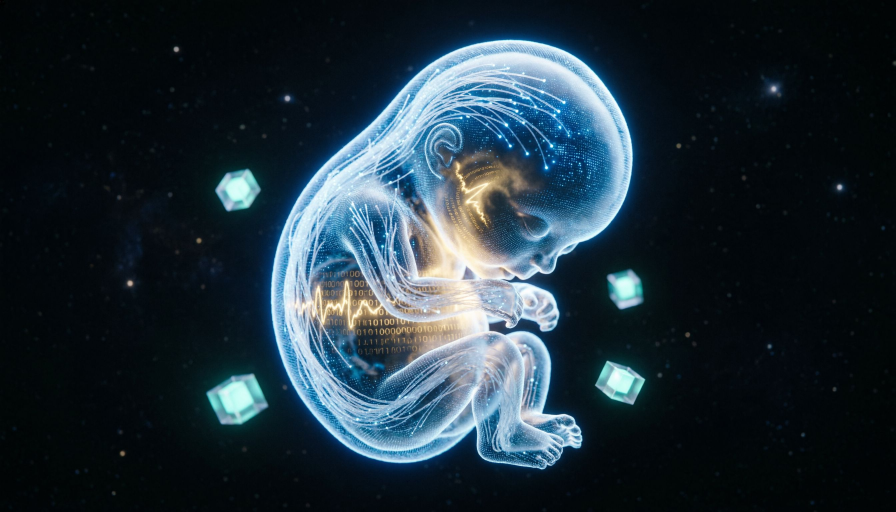
#> input picture Business plan/17917044595435.jpg, 2688 x 1536 px, found by its file name (shown at 1/3 size)
$ python process_cover.py
#> lines starting #> are read from the running program, lines starting #| are printed output that depends on the picture; after the words box and inside, x2 and y2 are one past the last pixel; in counts of white or black regions, pixels touching at a corner belong together
# -*- coding: utf-8 -*-
"""Обложка: эмбрион пользователя на синем DEEP-фоне; плод справа, слева место под текст."""
import numpy as np
from PIL import Image, ImageFilter

SRC = r"C:\Users\User\Documents\Freelance\Business plan\17917044595435.jpg"
OUT = r"C:\Users\User\Documents\Freelance\Business plan\Готовые документы\assets\cover_user_embryo.png"

W, H = 1920, 1080

# --- 1. исходник → синий фон ---
im = Image.open(SRC).convert("RGB")
#> im is the input picture: PIL image 2688x1536 RGB; mean R, G, B 33.9, 49.1, 58.7
# лёгкий кроп, чтобы убрать пустые поля, плод в центре
w, h = im.size
#> w = 2688; h = 1536
pad_x, pad_y = int(w * 0.06), int(h * 0.04)
#> pad_x = 161; pad_y = 61
im = im.crop((pad_x, pad_y, w - pad_x, h - pad_y))
#> im: PIL image 2366x1414 RGB
arr = np.asarray(im).astype(np.float32) / 255.0
lum = arr.max(axis=-1)

# DEEP-градиент для «чёрного»
ch, cw = lum.shape
#> ch = 1414; cw = 2366
yy, xx = np.mgrid[0:ch, 0:cw]
v = yy / max(ch - 1, 1)
top_c = np.array([0x0C / 255, 0x38 / 255, 0x5C / 255], dtype=np.float32)
bot_c = np.array([0x06 / 255, 0x1C / 255, 0x32 / 255], dtype=np.float32)
bg_src = top_c[None, None, :] * (1 - v[..., None]) + bot_c[None, None, :] * v[..., None]

t = np.clip((lum - 0.06) / (0.22 - 0.06), 0, 1)
t = t * t * (3 - 2 * t)
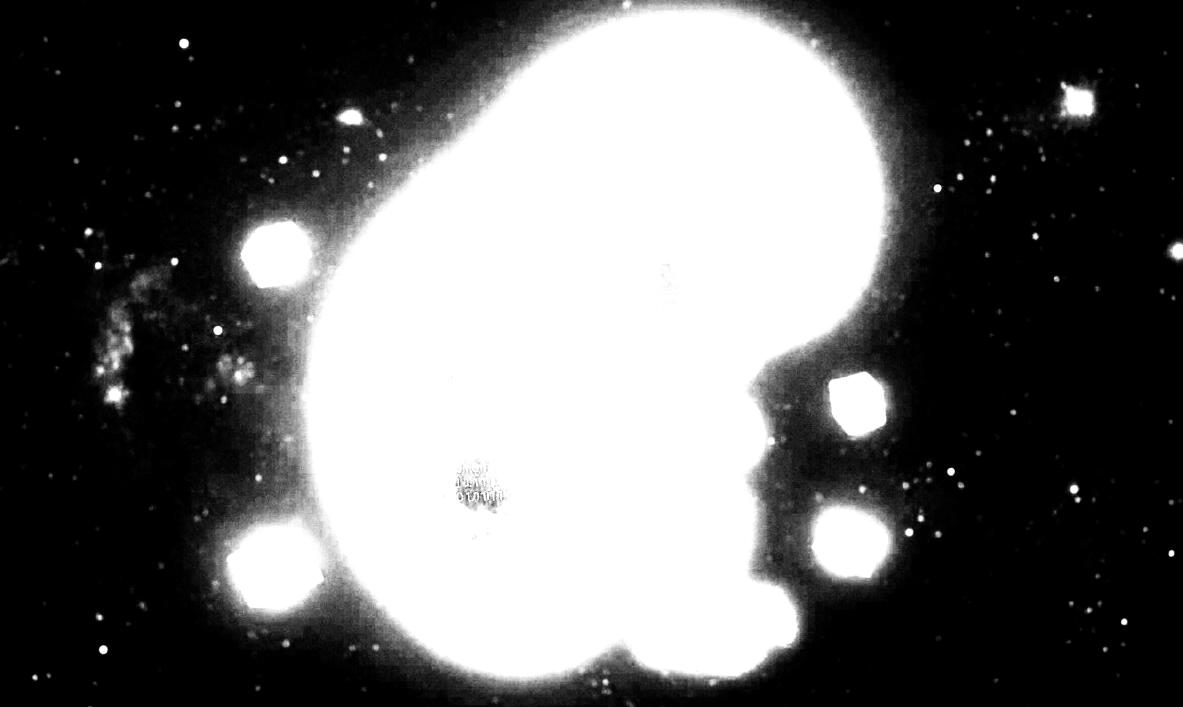
#> t: shape (1414, 2366) float32 (shown at 1/2 size); min 0, max 1, mean 0.412
star = np.clip((lum - 0.15) / 0.35, 0, 1) * (1 - t)
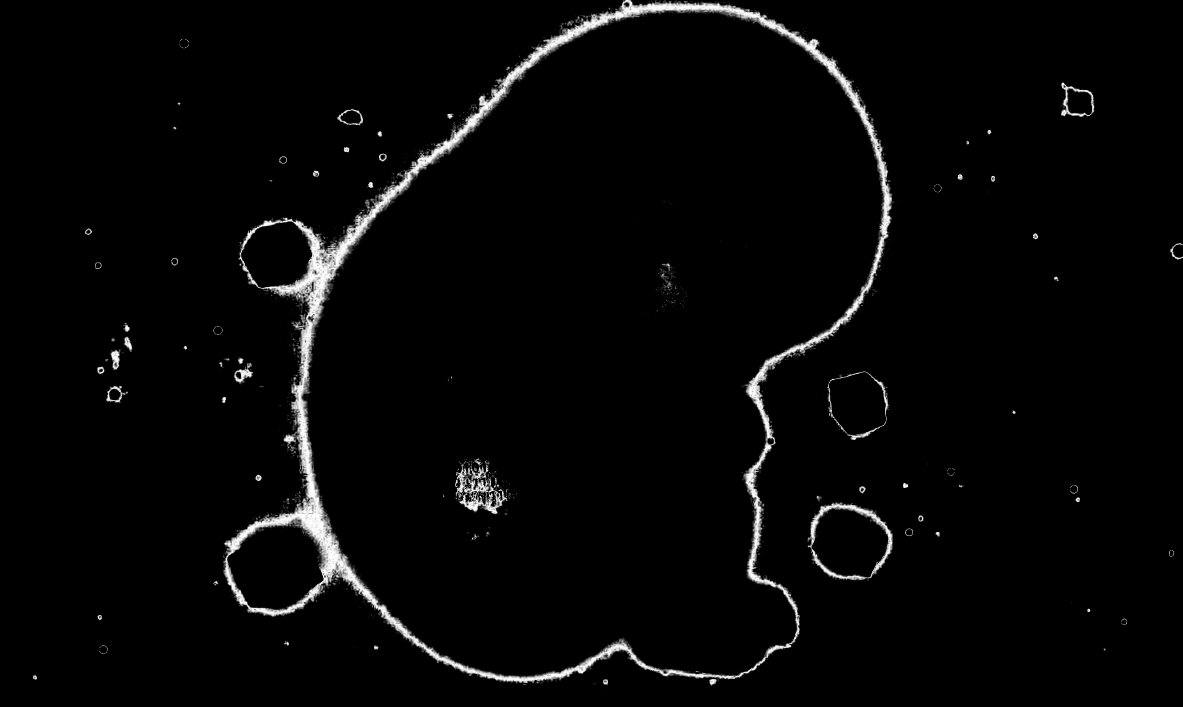
#> star: shape (1414, 2366) float32 (shown at 1/2 size); min 0, max 0.0137, mean 0.000351; drawn with min black and max white
t_out = np.clip(t + star * 0.55, 0, 1)
src_blue = bg_src * (1 - t_out[..., None]) + arr * t_out[..., None]
src_blue = np.clip(src_blue * 1.05, 0, 1)
src_img = Image.fromarray((src_blue * 255).astype(np.uint8))

# --- 2. холст 16:9: DEEP + плод справа ---
canvas = np.zeros((H, W, 3), dtype=np.float32)
yy, xx = np.mgrid[0:H, 0:W]
u, v = xx / W, yy / H
top_c = np.array([0x0C / 255, 0x38 / 255, 0x5C / 255], dtype=np.float32)
bot_c = np.array([0x06 / 255, 0x1C / 255, 0x32 / 255], dtype=np.float32)
canvas[:] = top_c[None, None, :] * (1 - v[..., None]) + bot_c[None, None, :] * v[..., None]
# мягкое свечение справа
d = np.sqrt(((u - 0.72) ** 2) + ((v - 0.42) ** 2)) / 0.40
glow = np.clip(1 - d, 0, 1) ** 2 * 0.40
canvas = canvas * (1 - glow[..., None]) + np.array([0.22, 0.45, 0.75], dtype=np.float32)[None, None, :] * glow[..., None]
# затемнение слева
shade = np.clip(1.0 - u / 0.50, 0, 1) ** 1.25 * 0.48
canvas = canvas * (1 - shade[..., None])

# плод: масштаб ~58% ширины кадра, правая часть, без шва у правого края
target_w = int(W * 0.58)
sw, sh = src_img.size
#> sw = 2366; sh = 1414
target_h = int(target_w * sh / sw)
#> target_h = 665
if target_h > int(H * 0.95):
    target_h = int(H * 0.95)
    target_w = int(target_h * sw / sh)
src_r = src_img.resize((target_w, target_h), Image.LANCZOS)
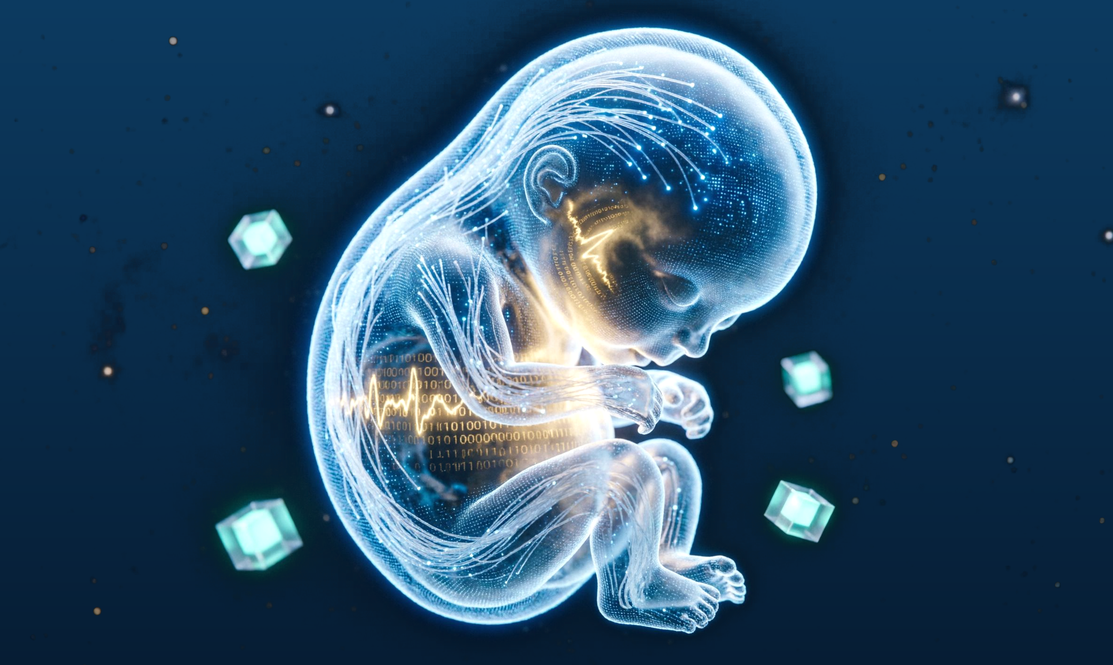
#> src_r: PIL image 1113x665 RGB; mean R, G, B 46.2, 80.4, 106.9

# мягкая маска краёв (фейд слева/сверху/снизу; справа — без шва)
mask = np.ones((target_h, target_w), dtype=np.float32)
fade_l = int(target_w * 0.28)
fade_t = int(target_h * 0.12)
#> fade_t = 79
fade_b = int(target_h * 0.12)
#> fade_b = 79
for i in range(fade_l):
    mask[:, i] *= i / max(fade_l, 1)
for j in range(fade_t):
    mask[j, :] *= j / max(fade_t, 1)
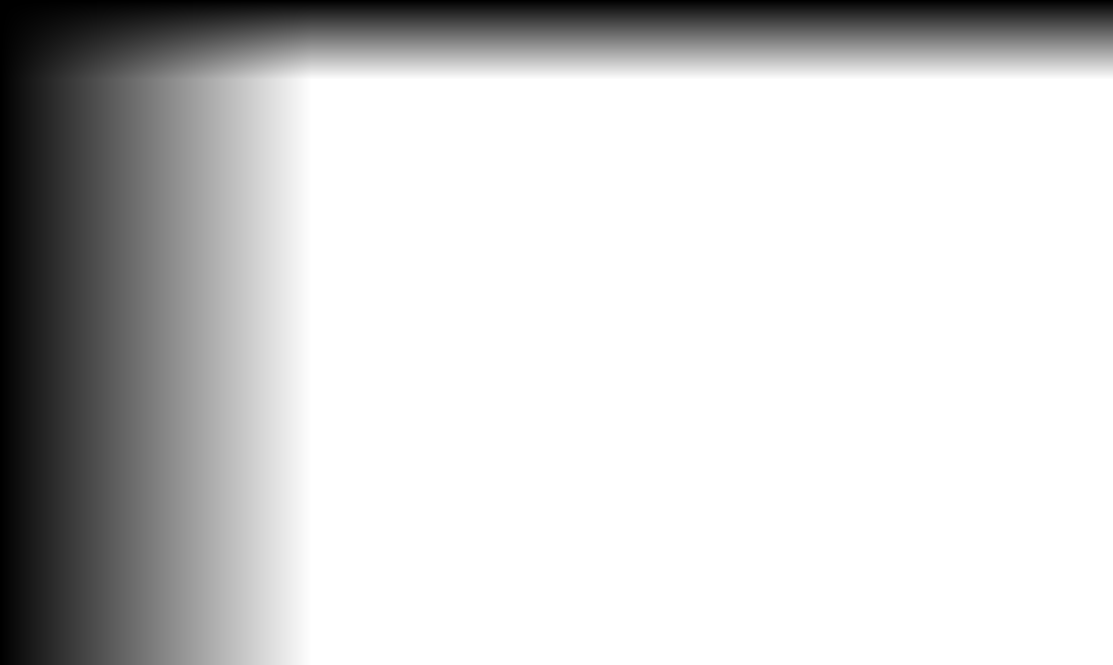
#> mask: shape (665, 1113) float32; min 0, max 1, mean 0.808
for j in range(fade_b):
    mask[target_h - 1 - j, :] *= j / max(fade_b, 1)
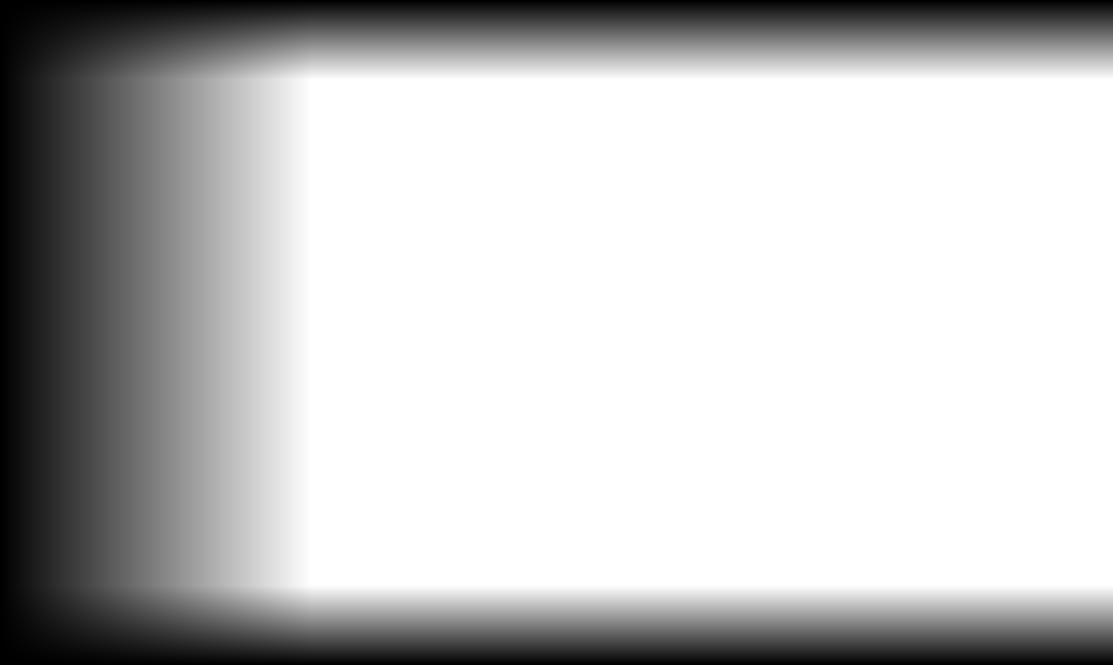
#> mask: shape (665, 1113) float32; 11.87% of pixels changed, all inside (x1, y1, x2, y2) = (1, 586, 1113, 665)
# blur маски для гладкого шва
mask_img = Image.fromarray((mask * 255).astype(np.uint8)).filter(ImageFilter.GaussianBlur(28))
mask = np.asarray(mask_img).astype(np.float32) / 255.0

# позиция: правый край кадра, вертикально по центру фигуры
ox = W - target_w
oy = int((H - target_h) * 0.40)
#> oy = 166
# blend
region = canvas[oy:oy + target_h, ox:ox + target_w]
src_a = np.asarray(src_r).astype(np.float32) / 255.0
canvas[oy:oy + target_h, ox:ox + target_w] = region * (1 - mask[..., None]) + src_a * mask[..., None]
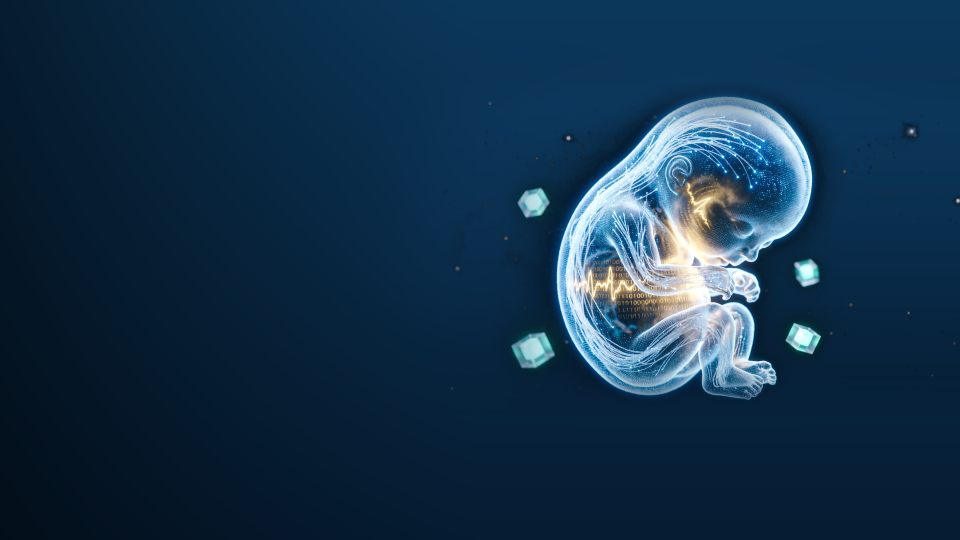
#> canvas: shape (1080, 1920, 3) float64 (shown at 1/2 size); mean R, G, B 0.0816, 0.198, 0.296

canvas = np.clip(canvas, 0, 1)
Image.fromarray((canvas * 255).astype(np.uint8)).save(OUT)
print("saved", OUT)
